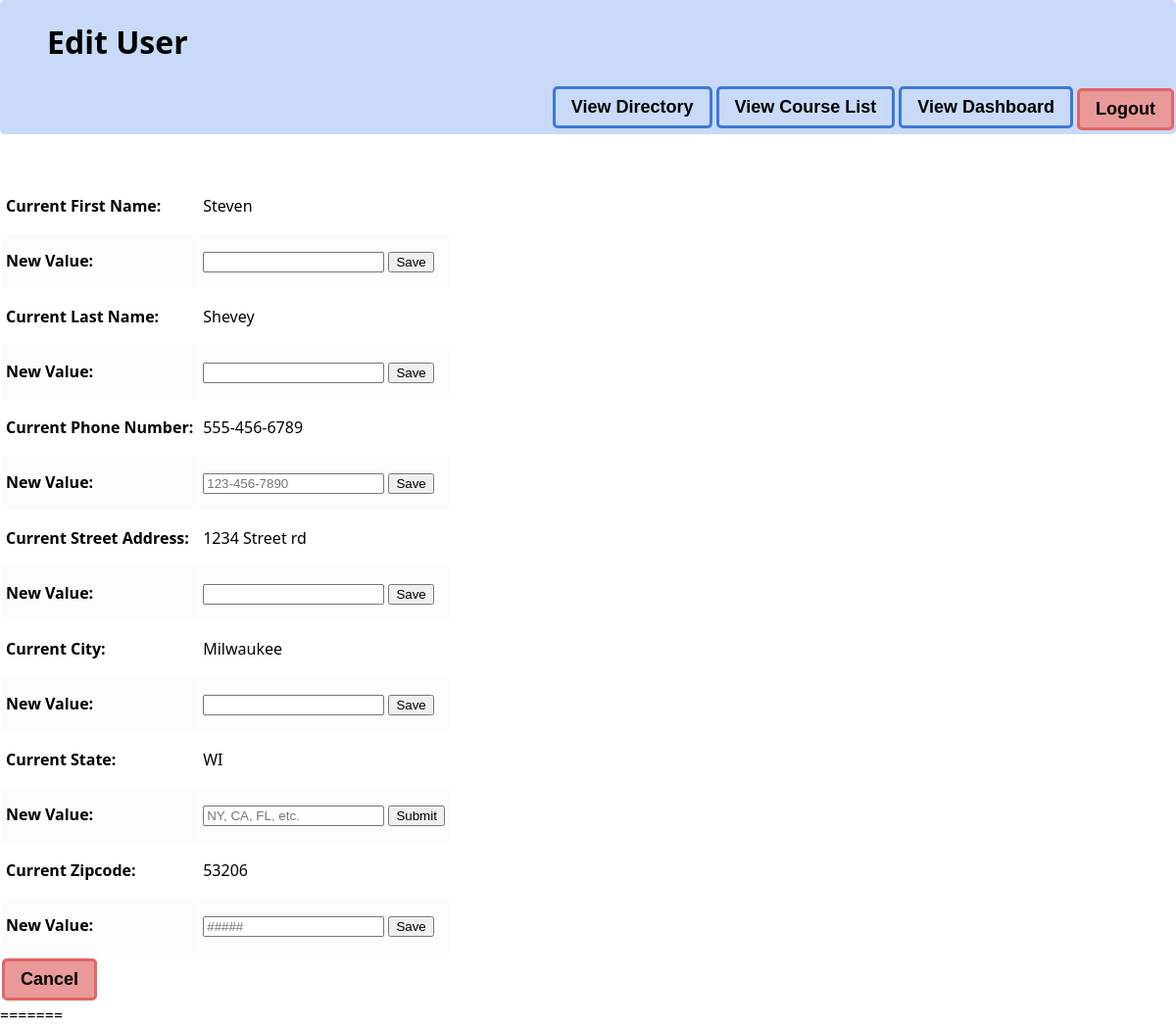
The page /edituser/ (signed in) on the database as committed earlier.
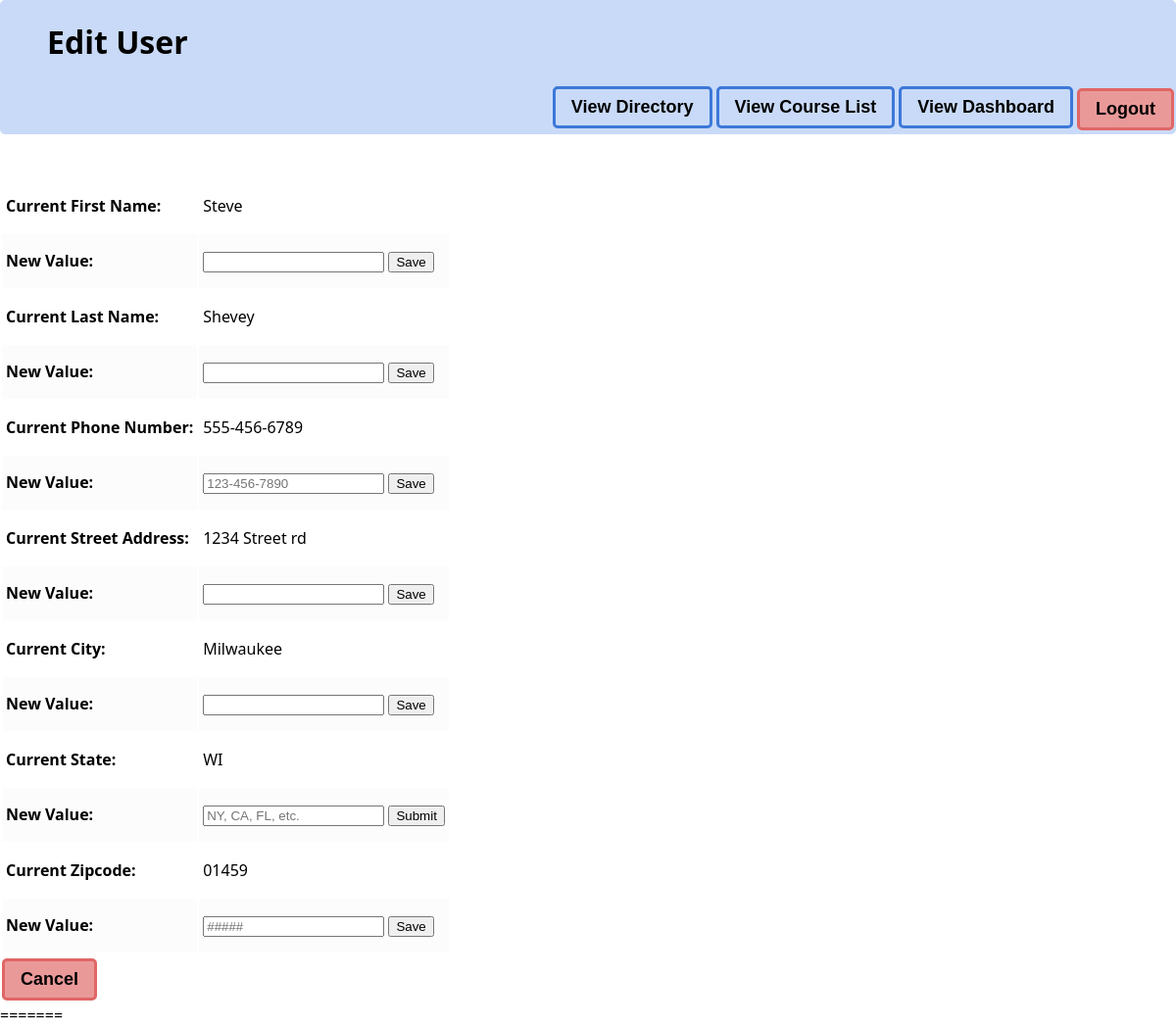
The same page on the database as committed later.
### SchedulingApp/models.py (models this page shows)
class MyUser(models.Model):
    email = models.CharField(max_length=30, default="default@uwm.edu", editable=True)
    password = models.CharField(max_length=20, default="defaultpassword", editable=True)
    firstName = models.CharField(max_length=20, default="defaultfirstname", editable=True)
    lastName = models.CharField(max_length=20, default="defaultlastname", editable=True)
    phoneNumber = models.CharField(max_length=20, default="defaultphonenumber", editable=True)
    streetAddress = models.CharField(max_length=100, default="1234 Main st", editable=True)
    city = models.CharField(max_length=20, default="Milwaukee", editable=True)
    state = models.CharField(max_length=2, default="WI", editable=True)
    zipcode = models.CharField(default="53206",max_length=10, editable=True)
    ROLE_CHOICES = [
        ("admin", "Admin"),
        ("instructor", "Instructor"),
        ("ta", "TA")
    ]
    role = models.CharField(max_length=10, choices=ROLE_CHOICES, default="ad", editable=True)
    bio = models.TextField(default="No bio added.", max_length=500, editable=True)
    def __str__(self):
        return self.firstName + " " + self.lastName

### SchedulingApp/views.py (the view, shortened to what this page needs)
# urls.py: path('edituser/', EditUser.as_view()),
class EditUser(View):
    def get(self, request):
        if "email" and "role" in request.session:
            if 'selecteduser' not in request.session:
                return redirect("/directory/")
            if request.session['role'] != "admin" and request.session['selecteduser'] != request.session['email']:
                return redirect("/directory/")
            else:
                return render(request, "edituser.html",{"user": func_UserAsDict(request.session['selecteduser']), 'role': request.session['role']})
        else:
            return redirect("/")

### SchedulingApp/Model_Classes/Template_Dicts_Functions.py (called while the page is built)
def func_AscendingSectionList(section_bin):
    sectionList = []
    for section in section_bin:
        thisdict = {
            "title": section.__str__(),
            "id": section.id,
        }
        sectionList.append(thisdict)
    alphabetical = sorted(sectionList, key=itemgetter('title'))
    return alphabetical

def func_AlphabeticalCourseList(course_bin):
    courseList = []
    for course in course_bin:
        thisdict = {
            "title": course.__str__(),
            "id": course.id,
            "semester": course.semester.capitalize(),
            "year": course.year
        }
        courseList.append(thisdict)
    alphabetical = sorted(courseList, key=itemgetter('title'))
    return alphabetical

### SchedulingApp/models.py (called while the page is built)
    def __str__(self):
        return self.department + " " + str(self.courseNumber) + " " + self.name

    def __str__(self):
        return str(self.sectionNumber) + " " + self.type.capitalize()

### templates/edituser.html (shortened to what this page needs)
<!DOCTYPE html>
{% load static %}
<html lang="en">
<head>
    <link href="{% static 'edituser.css' %}" rel="stylesheet" type="text/css">
</head>
<body id="wrapper">
<div id="navlist">
    <h1>Edit User</h1>
    <form action="/edituser/" method="post">
        <button type="submit" name="navigation" value="logout" class="redbutton">Logout</button>
    </form>
    <form action="/edituser/" method="post">
        <button type="submit" name="navigation" value="dashboard" class="bluebutton">View Dashboard</button>
    </form>
    <form action="/edituser/" method="post">
        <button type="submit" name="navigation" value="courselist" class="bluebutton">View Course List</button>
    </form>
    <form action="/edituser/" method="post">
        <button type="submit" name="navigation" value="directory" class="bluebutton">View Directory</button>
    </form>
</div>
<br>
<br>
<table id="myTable">
    <tr>
        <td class="label">Current First Name:</td>
        <td>{{ user.firstname }}</td>
    </tr>
    <tr>
        <td class="label">New Value:</td>
        <td>
            <form action="/edituser/" method="post">
                <input type="text" name="firstname"> <input type="submit" value="Save"></form>
        </td>
    </tr>
    <tr>
        <td class="label">Current Last Name:</td>
        <td>{{ user.lastname }}</td>
    </tr>
    <tr>
        <td class="label">New Value:</td>
        <td>
            <form action="/edituser/" method="post">
                <input type="text" name="lastname"> <input type="submit" value="Save"></form>
        </td>
    </tr>
    <tr>
        <td class="label">Current Phone Number:</td>
        <td>{{ user.phonenumber }}</td>
    </tr>
    <tr>
        <td class="label">New Value:</td>
        <td>
            <form action="/edituser/" method="post">
                <input type="tel" pattern="[0-9]{3}-[0-9]{3}-[0-9]{4}" placeholder="123-456-7890" name="phonenumber">
                <input type="submit" value="Save"></form>
        </td>
    </tr>
    <tr>
        <td class="label">Current Street Address:</td>
        <td>{{ user.streetaddress }}</td>
    </tr>
    <tr>
        <td class="label">New Value:</td>
        <td>
            <form action="/edituser/" method="post">
                <input type="text" name="streetaddress"> <input type="submit" value="Save"></form>
        </td>
    </tr>
    <tr>
        <td class="label">Current City:</td>
        <td>{{ user.city }}</td>
    </tr>
    <tr>
        <td class="label">New Value:</td>
        <td>
            <form action="/edituser/" method="post">
                <input type="text" name="city"> <input type="submit" value="Save"></form>
        </td>
    </tr>
    <tr>
        <td class="label">Current State:</td>
        <td>{{ user.state }}</td>
    </tr>
    <tr>
        <td class="label">New Value:</td>
        <td>
            <form action="/edituser/" method="post">
                <input type="text" name="state" placeholder="NY, CA, FL, etc."> <input type="submit"></form>
        </td>
    </tr>
    <tr>
        <td class="label">Current Zipcode:</td>
        <td>{{ user.zipcode }}</td>
    </tr>
    <tr>
        <td class="label">New Value:</td>
        <td>
            <form action="/edituser/" method="post">
                <input type="text" name="zipcode" placeholder="#####"> <input type="submit" value="Save"></form>
        </td>
    </tr>
</table>
<form action="/edituser/" method="post">
    <button type="submit" name="navigation" value="cancel" class="redbutton">Cancel</button>
</form>
=======
</body>
</html>

Rows that differ between the two databases and show on the page:
changed MyUser "Shevey": firstname "Steven" → "Steve"; zipcode "53206" → "01459"
